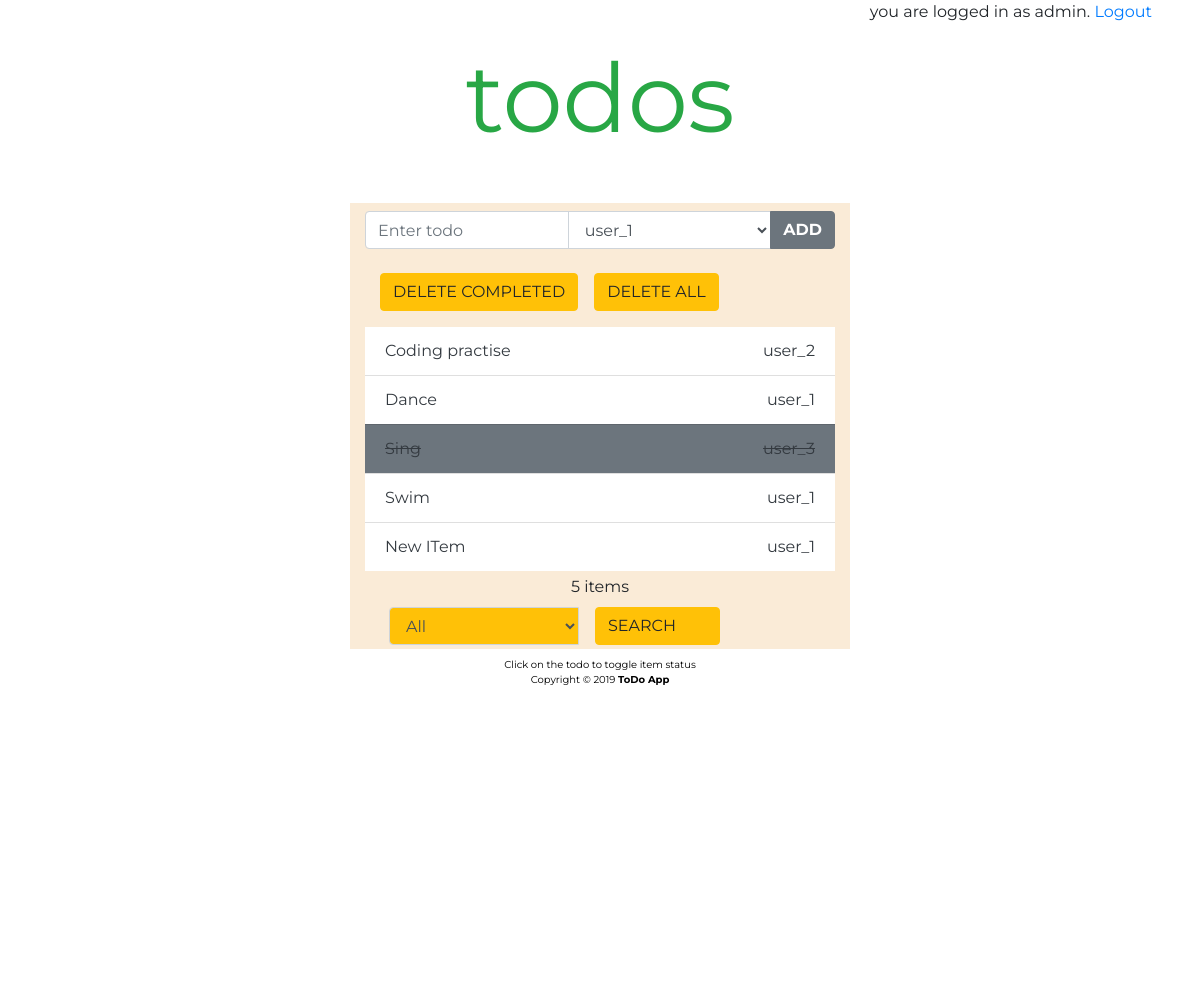
The app's page / (signed in) with its own data.
### todolist/models.py (models this page shows, shortened)
class TodoItem(models.Model):
    user = models.ForeignKey(User,default='',on_delete=models.CASCADE)
    contents = models.TextField(max_length=40)
    complete = models.BooleanField(default=False)

### todolist/views.py (the view)
# urls.py: path('', todoView,name='index'),
def todoView(request):
    all_todo_items = TodoItem.objects.all()
    all_users =  User.objects.exclude(username='admin')
    tag = request.GET.get('tag_filter')
    if (tag == "All" or tag is None ):
        user_items = all_todo_items
    else:
        user_id = User.objects.get(username=tag).pk
        user_items = TodoItem.objects.filter(user=user_id)
    context = {'all_items': all_todo_items,
                   'users': all_users, 'useritems': user_items}
    return render(request, 'todolist/todo.html', context)

### todolist/templates/todolist/todo.html (shortened to what this page needs)
{% load static %}
<!DOCTYPE html>
<html lang="en" xmlns="http://www.w3.org/1999/html">
<head>
    <link rel="stylesheet" href="{% static '/css/bootstrap.min.css' %}">
    <link rel="stylesheet" href="{% static '/css/main.css' %}">
</head>
<body>
<section id="todoheader" class="bg-white ">
    <div class="text-right mr-5">
        {% if user.is_authenticated  %}
            <p>you are logged in as {{ user.username }}.
            <a href="{% url 'logout' %}">Logout</a>
            </p>
        {% else %}
        <a href="{% url 'login' %}">Login
        </a>
        {% endif %}
    </div>
    <h1 class="display-1 text-success text-center">
        <strong>todos</strong>
    </h1>
</section>
<section id="todo" class="height bg-white mt-5 text-left">
    <div class="my-custom-container container gridbg">
        <div class="row">
            <div class="col ">
                <form action="/addtodo/" method="post" class="py-2 text-left">{% csrf_token %}
                <div class="input-group mb-3">
                <input type="text" class="form-control" name="content" placeholder="Enter todo"
                       aria-label="Recipient's username" aria-describedby="basic-addon2">
                <select class="form-control" name="tag" id="user" >
                {% for usr in users %}
                    <option value="{{ usr }}">
                        {{ usr }}
                    </option>
                {% endfor %}
                </select>
                <div class="input-group-append">
                <button class="btn btn-outline-secondary bg-secondary text-white font-weight-bold" type="submit">
                    ADD
                </button>
                </div>
                </div>
                    </form>
            </div>
        </div>
    <div class="row ml-0">
        <div class="col-lg-12">
            <div class="btn-toolbar ">
                <div class="btn-group ">
                    <a href="{% url 'deletecompleted' %}">
                        <button type="button" class="btn btn-warning ">
                            DELETE COMPLETED
                        </button>
                    </a>
                </div>
                <div class="btn-group ml-3">
                    <a href="{% url 'deleteall' %}">
                        <button type="button" class="btn btn-warning">
                            DELETE ALL
                        </button>
                    </a>
                </div>
            </div>
        </div>
    </div>
        <div class="row mt-3 no-gutters ">
            <div class="col-6 mb-1 text-left custom-control">
            {% for all_item in useritems %}
                <ul  class=" list-group list-group-flush text-dark">
                {% if all_item.complete %}
                <li class="list-group-item todo-complete">
                    {{ all_item.contents }}
                </li>
                    {% else %}
                    <a href="{% url 'complete' all_item.id %}">
                        <li class="list-group-item text-dark">
                            {{ all_item.contents }}
                        </li>
                    </a>
                    {% endif %}
                </ul>
            {% endfor %}
           </div>
        <div class="col-6 text-right custom-control">
            {% for all_item in useritems %}
                <ul  class="list-group list-group-flush text-dark">
                {% if all_item.complete %}
                <li class="list-group-item todo-complete">
                    {{ all_item.user }}
                </li>
                    {% else %}
                    <a href="{% url 'complete' all_item.id %}">
                        <li class="list-group-item text-dark">{{ all_item.user }}
                        </li>
                    </a>
                    {% endif %}
                </ul>
            {% endfor %}
           </div>
        </div>
    <footer>
            <div class="text-center">
                {% if useritems.count > 1%}
                {{ useritems.count }} items
                {% elif useritems.count == 1 %}
                    {{ useritems.count }} item
                {% endif %}
            </div>
    </footer>
    <div class="row mt-2 ml-0 pb-1">
    <form action="." method="GET">{% csrf_token %}
    <div class="input-group">
            <select class="form-control bg-warning ml-4" name="tag_filter" style="width: 190px" id="filter"  >
                <option value="All">All</option>
            </select>
            <button type="submit" class="btn input-group-append btn-warning ml-3" style="width: 125px;">SEARCH</button>
</div>
    </form>
    </div>
    </div>
<div class="row all-help text-center mt-2" style="display: block" >
    Click on the todo to toggle item status
    <div class="row pad">
        <div class="text-center col-lg-12">
            Copyright &copy; 2019
            <strong>ToDo App</strong>
        </div>
    </div>
</div>
</section>
</body>
</html>

### todolist/static/css/main.css (style rules this page uses)
.height { min-height: 100vh }
body { font-family: 'Montserrat', sans-serif; }
@media (min-width: 500px) { .my-custom-container { width:500px; } }
@media (min-width: 500px) { .gridbg { background: antiquewhite; } }
@media (min-width: 500px) { .all-help { color: black; font-size: 10px; } }
.todo-complete { text-decoration: line-through; background: #6c757d; }

### records on screen
TodoItem: contents "Coding practise", user "user_2"
TodoItem: contents "Dance", user "user_1"
TodoItem: contents "Sing", user "user_3"
TodoItem: contents "Swim", user "user_1"
TodoItem: contents "New ITem", user "user_1"

### other values on screen
{{ user.username }} "admin"
{{ useritems.count }} "5"
form field tag "user_1"
